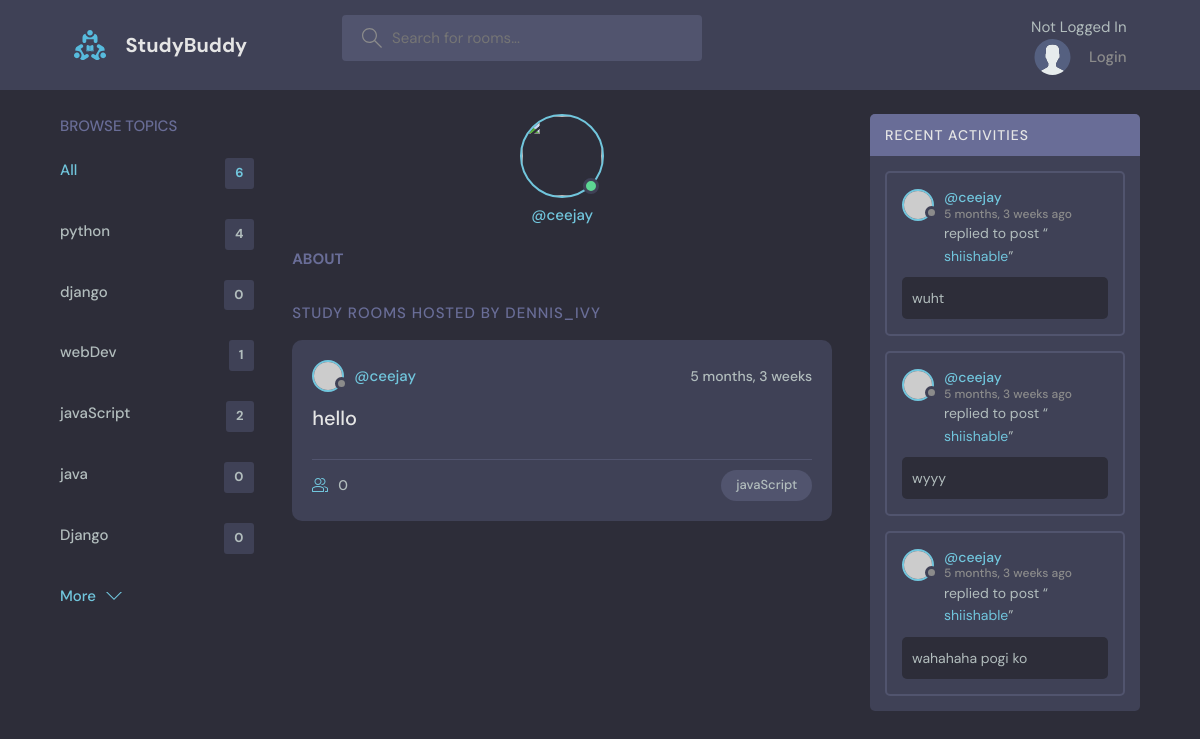
Screenshot of /profile/3/ with the database file from the repository.
### base/models.py (models this page shows, shortened)
class Topic(models.Model):
    name = models.CharField(max_length=200)

class Room(models.Model):
    host = models.ForeignKey(User ,on_delete=models.SET_NULL, null=True)
    topic = models.ForeignKey(Topic ,on_delete=models.SET_NULL, null=True)
    name = models.CharField(max_length=200)
    description = models.TextField(null=True, blank=True)
    participants = models.ManyToManyField(User, related_name='participants', blank=True)
    update = models.DateTimeField(auto_now=True)
    created = models.DateTimeField(auto_now_add=True)
    class Meta:
        ordering = ['-update', '-created']

class Message(models.Model):
    user = models.ForeignKey(User ,on_delete=models.CASCADE)
    room = models.ForeignKey(Room, on_delete=models.CASCADE)
    body = models.TextField()
    update = models.DateTimeField(auto_now=True)
    created = models.DateTimeField(auto_now_add=True)
    class Meta:
        ordering = ['-update', '-created']

### base/views.py (the view)
# urls.py: path('profile/<str:pk>/', views.profile , name="user-profile"),
def profile(request,pk):
    user = User.objects.get(id=pk)
    rooms = user.room_set.all()
    room_messages = user.message_set.all()
    topics = Topic.objects.all()
    context = {'user':user,'rooms':rooms,'topics':topics,'room_messages': room_messages }
    return render(request, 'base/profile.html', context)

### base/templates/base/profile.html (shortened to what this page needs)
{% extends 'main.html' %}
{% block content %}
<main class="profile-page layout layout--3">
  <div class="container">
    {% include 'base/topics_component.html' %}
    <div class="roomList">
      <div class="profile">
        <div class="profile__avatar">
          <div class="avatar avatar--large active">
            <img src="{{user.avatar.url}}" />
          </div>
        </div>
        <div class="profile__info">
          <p>@{{user.username}}</p>
        </div>
        <div class="profile__about">
          <h3>About</h3>
        </div>
      </div>
      <div class="roomList__header">
        <div>
          <h2>Study Rooms Hosted by dennis_ivy</a>
          </h2>
        </div>
      </div>
      {% include 'base/room_component.html' %}
    </div>
    {% include 'base/activity_component.html' %}
</main>
{% endblock content %}

### base/templates/base/topics_component.html
<div class="topics">
    <div class="topics__header">
      <h2>Browse Topics</h2>
    </div>
    <ul class="topics__list">
      <li>
        <a href="{% url 'home' %}" class="active">All <span>{{topics.count}}</span></a>
      </li>
      {% for topic in topics  %}
      <li>
        <a href="{% url 'home' %}?q={{topic.name}}">{{topic.name}} <span>{{topic.room_set.all.count}}</span></a>
      </li>
      {% endfor %}
    </ul>
    <a class="btn btn--link" href="topics.html">
      More
      <svg version="1.1" xmlns="http://www.w3.org/2000/svg" width="32" height="32" viewBox="0 0 32 32">
        <title>chevron-down</title>
        <path d="M16 21l-13-13h-3l16 16 16-16h-3l-13 13z"></path>
      </svg>
    </a>
  </div>

### base/templates/base/room_component.html (shortened to what this page needs)
{% for room in rooms %}
<div class="roomListRoom">
    <div class="roomListRoom__header">
      <a href="{% url 'user-profile' room.host.id %}" class="roomListRoom__author">
        <div class="avatar avatar--small">
          <img src="https://randomuser.me/api/portraits/women/11.jpg" />
        </div>
        <span>@{{room.host.username}}</span>
      </a>
      <div class="roomListRoom__actions">
        <span>{{room.created|timesince}}</span>
      </div>
    </div>
    <div class="roomListRoom__content">
      <a href="{%  url 'room' room.id %}">{{room.name}}</a>
    </div>
    <div class="roomListRoom__meta">
      <a href="{%  url 'room' room.id %}" class="roomListRoom__joined">
        {{room.participants.all.count}}
      </a>
      <p class="roomListRoom__topic">{{room.topic.name}}</p>
    </div>
  </div>
{% endfor %}

### base/templates/base/activity_component.html (shortened to what this page needs)
<div class="activities">
    <div class="activities__header">
      <h2>Recent Activities</h2>
    </div>
    {% for message in room_messages  %}
    <div class="activities__box">
      <div class="activities__boxHeader roomListRoom__header">
        <a href="{% url 'user-profile' message.user.id %}" class="roomListRoom__author">
          <div class="avatar avatar--small">
            <img src="https://randomuser.me/api/portraits/women/11.jpg" />
          </div>
          <p>
            @{{message.user}}
            <span>{{message.created|timesince}} ago</span>
          </p>
        </a>
      </div>
      <div class="activities__boxContent">
        <p>replied to post “<a href="{% url 'room' message.room.id  %}">{{message.room.name}}</a>”</p>
        <div class="activities__boxRoomContent">
          {{message.body}}
        </div>
      </div>
    </div>
    {% endfor %}
    </div>
  </div>

### rows the page displays
Topic: name "python", room_set.all.count "4"
Topic: name "django", room_set.all.count "0"
Topic: name "webDev", room_set.all.count "1"
Topic: name "javaScript", room_set.all.count "2"
Topic: name "java", room_set.all.count "0"
Topic: name "Django", room_set.all.count "0"
Room: host.username "ceejay", created "5 months, 3 weeks", name "hello", participants.all.count "0", topic.name "javaScript"
Message: user "ceejay", created "5 months, 3 weeks", room.name "shiishable", body "wuht"
Message: user "ceejay", created "5 months, 3 weeks", room.name "shiishable", body "wyyy"
Message: user "ceejay", created "5 months, 3 weeks", room.name "shiishable", body "wahahaha pogi ko"

### other values shown
{{ topics.count }} "6"
{{ user.username }} "ceejay"
